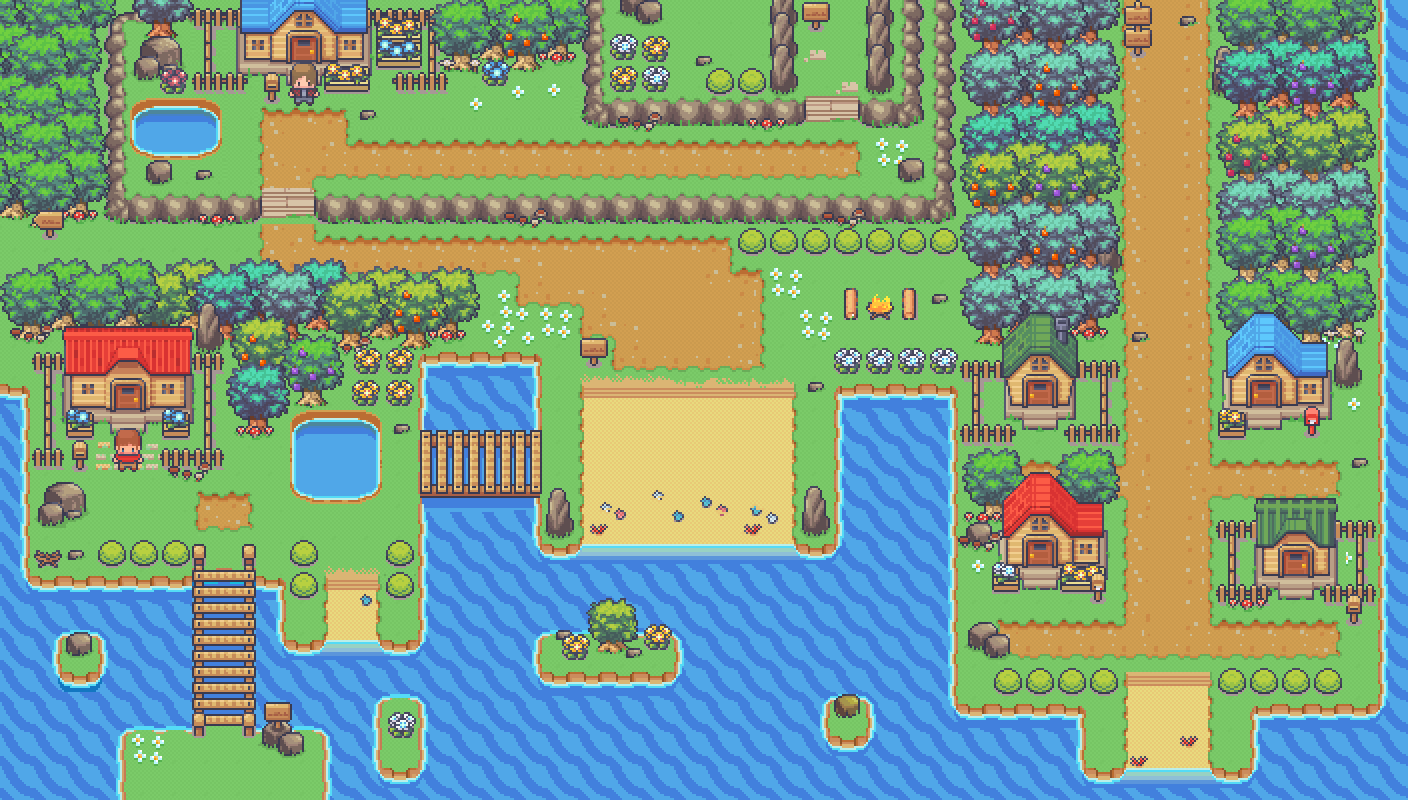

A level layout from a 2D game, rendered from its tile map. Below: a short description, then the map file with tile-grid data replaced by summaries:
An orthogonal 88x50 tile map with 16x16 px tiles, 1 tile layer (static_map) and 2 objects.

<map version="1.8" tiledversion="1.8.2" orientation="orthogonal" renderorder="right-down" width="88" height="50" tilewidth="16" tileheight="16" infinite="0" nextlayerid="3" nextobjectid="3">
 <tileset firstgid="1" name="background" tilewidth="16" tileheight="16" tilecount="4400" columns="88">
  <image source="../images/background.png" width="1408" height="800" />
 </tileset>
 <layer id="1" name="static_map" width="88" height="50">
  <data>[4400 cells, 4400 non-empty, 4400 distinct tile ids]</data>
 </layer>
 <objectgroup id="2" name="Friends">
  <object id="1" x="112.667" y="427.333" width="28.6667" height="44" />
  <object id="2" x="289.333" y="62.6667" width="29.3333" height="42.6667" />
 </objectgroup>
</map>